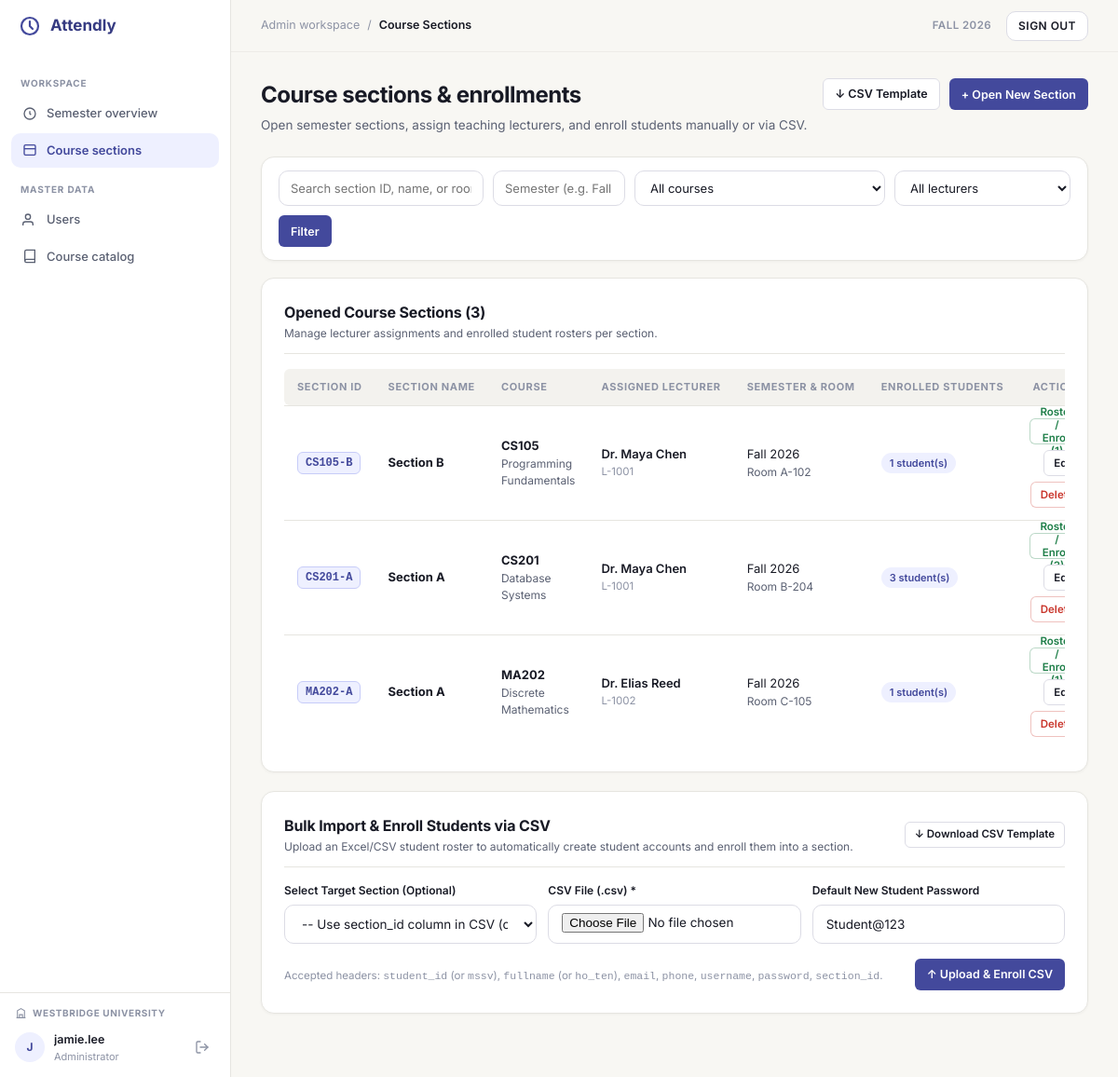
Screenshot of /admin/sections (signed in) with the database file from the repository.
### app/models/course_section.py (models this page shows, shortened)
class CourseSection(db.Model):
    __tablename__ = "course_sections"
    __table_args__ = (
        db.Index("idx_course_sections_course", "courseid"),
        db.Index("idx_course_sections_lecturer", "lecturerid"),
    )
    section_id = db.Column("sectionid", db.String(50), primary_key=True)
    course_id = db.Column(
        "courseid",
        db.String(50),
        db.ForeignKey(
            "courses.courseid",
            ondelete="RESTRICT",
            onupdate="CASCADE",
            name="fk_sections_course",
        ),
        nullable=False,
    )
    lecturer_id = db.Column(
        "lecturerid",
        db.String(50),
        db.ForeignKey(
            "lecturers.lecturerid",
            ondelete="SET NULL",
            onupdate="CASCADE",
            name="fk_sections_lecturer",
        ),
        nullable=True,
    )
    section_name = db.Column("sectionname", db.String(255), nullable=False)
    semester = db.Column("semester", db.String(50), nullable=False)
    room = db.Column("room", db.String(50), nullable=True)
    course = db.relationship("Course", back_populates="sections")
    lecturer = db.relationship(
        "Lecturer",
        back_populates="sections",
        foreign_keys=[lecturer_id],
    )
    enrollments = db.relationship(
        "Enrollment",
        back_populates="section",
        cascade="all, delete-orphan",
        passive_deletes=True,
        lazy="select",
    )
    attendance_sessions = db.relationship(
        "AttendanceSession",
        back_populates="section",
        cascade="all, delete-orphan",
        passive_deletes=True,
        lazy="select",
    )

### app/models/course.py (models this page shows, shortened)
class Course(db.Model):
    __tablename__ = "courses"
    __table_args__ = (
        db.CheckConstraint("credits > 0", name="ck_courses_credits_positive"),
    )
    course_id = db.Column("courseid", db.String(50), primary_key=True)
    course_name = db.Column("coursename", db.String(255), nullable=False)
    credits = db.Column("credits", db.Integer, nullable=False)
    sections = db.relationship(
        "CourseSection",
        back_populates="course",
        passive_deletes="all",
        lazy="select",
    )

### app/controllers/admin_controller.py (the view, shortened to what this page needs)
@admin_bp.route("/sections", methods=["GET"])
@role_required("admin")
def list_sections():
    semester = (request.args.get("semester") or "").strip()
    course_id = (request.args.get("course_id") or "").strip()
    lecturer_id = (request.args.get("lecturer_id") or "").strip()
    q = (request.args.get("q") or "").strip().lower()
    query = CourseSection.query
    if semester:
        query = query.filter(CourseSection.semester == semester)
    if course_id:
        query = query.filter(CourseSection.course_id == course_id)
    if lecturer_id:
        query = query.filter(CourseSection.lecturer_id == lecturer_id)
    sections = query.order_by(CourseSection.semester.desc(), CourseSection.section_id.asc()).all()
    courses = Course.query.order_by(Course.course_id.asc()).all()
    lecturers = Lecturer.query.order_by(Lecturer.fullname.asc()).all()
    students = Student.query.order_by(Student.student_id.asc()).all()
    if _wants_json():
        return jsonify({"success": True, "sections": [s.to_dict(include_enrollments=True) for s in sections]}), 200
    return render_template(
        "admin/course_sections.html",
        sections=sections,
        courses=courses,
        lecturers=lecturers,
        students=students,
        filters={"semester": semester, "course_id": course_id, "lecturer_id": lecturer_id, "q": q},
    )

### app/controllers/admin_controller.py (called while the page is built)
def _wants_json():
    return request.is_json or request.accept_mimetypes.best == "application/json"

### app/services/auth_factory.py (called while the page is built)
def login_required(fn):
    @wraps(fn)
    def wrapper(*args, **kwargs):
        if "user_id" not in session:
            if _wants_json():
                return jsonify({"success": False, "message": "Authentication required."}), 401
            flash("Please log in to continue.", "warning")
            return redirect(url_for("auth.login"))
        return fn(*args, **kwargs)
    return wrapper

def role_required(*allowed_roles: str):
    normalized = {r.strip().lower() for r in allowed_roles}
    def decorator(fn):
        @wraps(fn)
        @login_required
        def wrapper(*args, **kwargs):
            user_role = (session.get("role") or "").strip().lower()
            if user_role not in normalized:
                if _wants_json():
                    return jsonify({"success": False, "message": "Access denied."}), 403
                flash("You do not have permission to access this page.", "danger")
                return redirect(session.get("dashboard_url", url_for("auth.login")))
            return fn(*args, **kwargs)
        return wrapper
    return decorator

### app/views/templates/admin/course_sections.html (shortened to what this page needs)
{% extends "base.html" %}
{% block breadcrumb %}Course Sections{% endblock %}
{% block extra_css %}
<link rel="stylesheet" href="{{ url_for('static', filename='css/admin.css') }}">
{% endblock %}
{% block content %}
{% set f = filters if filters is defined else {} %}
{% set section_list = sections if sections is defined else [] %}
{% set course_list = courses if courses is defined else [] %}
{% set lecturer_list = lecturers if lecturers is defined else [] %}
{% set student_list = students if students is defined else [] %}
<div class="page-header">
    <div>
        <h1 class="page-title">Course sections &amp; enrollments</h1>
        <p class="page-subtitle">Open semester sections, assign teaching lecturers, and enroll students manually or via CSV.</p>
    </div>
    <div class="page-header-actions">
        <a href="{{ url_for('admin.download_student_csv_template') }}" class="btn btn-outline btn-sm">
            &darr; CSV Template
        </a>
        <button type="button" class="btn btn-primary btn-sm" onclick="openModal('createSectionModal')">
            + Open New Section
        </button>
    </div>
</div>
<div class="admin-toolbar">
    <form method="GET" action="{{ url_for('admin.list_sections') }}" class="filter-form">
        <input
            type="text"
            name="q"
            class="filter-input"
            placeholder="Search section ID, name, or room..."
            value="{{ f.get('q', '') }}"
        >
        <input
            type="text"
            name="semester"
            class="filter-input"
            style="min-width: 140px; max-width: 170px;"
            placeholder="Semester (e.g. Fall 2026)"
            value="{{ f.get('semester', '') }}"
        >
        <select name="course_id" class="filter-select">
            <option value="">All courses</option>
        </select>
        <select name="lecturer_id" class="filter-select">
            <option value="">All lecturers</option>
        </select>
        <button type="submit" class="btn btn-primary btn-sm">Filter</button>
    </form>
</div>
<div class="card-panel">
    <div class="panel-header">
        <div>
            <div class="panel-title">Opened Course Sections ({{ section_list|length }})</div>
            <div class="panel-subtitle">Manage lecturer assignments and enrolled student rosters per section.</div>
        </div>
    </div>
    {% if section_list %}
    <div class="table-responsive">
        <table class="admin-table">
            <thead>
                <tr>
                    <th>Section ID</th>
                    <th>Section Name</th>
                    <th>Course</th>
                    <th>Assigned Lecturer</th>
                    <th>Semester &amp; Room</th>
                    <th>Enrolled Students</th>
                    <th style="text-align: right;">Actions</th>
                </tr>
            </thead>
            <tbody>
                {% for sec in section_list %}
                <tr>
                    <td><span class="code-pill">{{ sec.section_id }}</span></td>
                    <td><strong>{{ sec.section_name }}</strong></td>
                    <td>
                        <strong>{{ sec.course_id }}</strong>
                        {% if sec.course %}
                        <div style="font-size: 12px; color: var(--text-secondary);">{{ sec.course.course_name }}</div>
                        {% endif %}
                    </td>
                    <td>
                        {% if sec.lecturer %}
                            <div style="font-weight: 600;">{{ sec.lecturer.fullname }}</div>
                            <div style="font-size: 11.5px; color: var(--text-muted);">{{ sec.lecturer_id }}</div>
                        {% elif sec.lecturer_id %}
                            <span>{{ sec.lecturer_id }}</span>
                        {% else %}
                            <span class="badge badge-warning">Unassigned</span>
                        {% endif %}
                    </td>
                    <td>
                        <div>{{ sec.semester }}</div>
                        <div style="font-size: 12px; color: var(--text-secondary);">{{ sec.room or 'TBA' }}</div>
                    </td>
                    <td>
                        {% set enroll_count = sec.enrollments|length if sec.enrollments is defined else 0 %}
                        <span class="badge badge-info">{{ enroll_count }} student(s)</span>
                    </td>
                    <td>
                        <div class="table-actions">
                            <button
                                type="button"
                                class="btn btn-success-outline btn-xs"
                                data-section-id="{{ sec.section_id }}"
                                data-section-name="{{ sec.section_name }}"
                                onclick="openRosterModal(this)"
                            >
                                Roster / Enroll ({{ enroll_count }})
                            </button>
                            <button
                                type="button"
                                class="btn btn-outline btn-xs"
                                data-section-id="{{ sec.section_id }}"
                                data-course-id="{{ sec.course_id }}"
                                data-lecturer-id="{{ sec.lecturer_id or '' }}"
                                data-section-name="{{ sec.section_name }}"
                                data-semester="{{ sec.semester }}"
                                data-room="{{ sec.room or '' }}"
                                onclick="openEditSectionModal(this)"
                            >
                                Edit
                            </button>
                            <form
                                method="POST"
                                action="{{ url_for('admin.delete_section', section_id=sec.section_id) }}"
                                class="inline-form"
                                onsubmit="return confirm('Delete section {{ sec.section_id }}?');"
                            >
                                <button type="submit" class="btn btn-danger-outline btn-xs">Delete</button>
                            </form>
                        </div>
                    </td>
                </tr>
                {% endfor %}
            </tbody>
        </table>
    </div>
    {% else %}
    <div class="empty-state">
        <div class="empty-state-title">No course sections found</div>
        <div class="empty-state-desc">Click "+ Open New Section" to create a course section for the semester.</div>
    </div>
    {% endif %}
</div>
<div class="card-panel" id="csv-import-panel">
    <div class="panel-header">
        <div>
            <div class="panel-title">Bulk Import &amp; Enroll Students via CSV</div>
            <div class="panel-subtitle">Upload an Excel/CSV student roster to automatically create student accounts and enroll them into a section.</div>
        </div>
        <a href="{{ url_for('admin.download_student_csv_template') }}" class="btn btn-outline btn-xs">
            &darr; Download CSV Template
        </a>
    </div>
    <form method="POST" action="{{ url_for('admin.import_students_csv') }}" enctype="multipart/form-data">
        <div class="form-row-3">
            <div class="form-group">
                <label class="form-label">Select Target Section (Optional)</label>
                <select name="section_id" class="form-control">
                    <option value="">-- Use section_id column in CSV (or none) --</option>
                </select>
            </div>
            <div class="form-group">
                <label class="form-label">CSV File (.csv) *</label>
                <input type="file" name="file" accept=".csv" class="form-control" style="padding-top: 8px;" required>
            </div>
            <div class="form-group">
                <label class="form-label">Default New Student Password</label>
                <input type="text" name="default_password" class="form-control" value="Student@123">
            </div>
        </div>
        <div style="display: flex; align-items: center; justify-content: space-between; flex-wrap: wrap; gap: 10px;">
            <span class="form-hint">
                Accepted headers: <code>student_id</code> (or <code>mssv</code>), <code>fullname</code> (or <code>ho_ten</code>), <code>email</code>, <code>phone</code>, <code>username</code>, <code>password</code>, <code>section_id</code>.
            </span>
            <button type="submit" class="btn btn-primary btn-sm">&uarr; Upload &amp; Enroll CSV</button>
        </div>
    </form>
</div>
{% endblock %}

### app/views/static/css/main.css (style rules this page uses)
:root { --primary: #43499C; --primary-hover: #363B82; --primary-light: #EEF0FF; --primary-border: #C7CCF8; --dark-navy: #23273E; --bg-canvas: #F8F7F3; --bg-surface: #FFFFFF; --bg-subtle: #F3F2EE; --text-main: #181A25; --text-secondary: #5A6072; --text-muted: #8C92A4; --success-bg: #E8F6EE; --success-text: #1E7E48; --warning-bg: #FDF3E1; --warning-text: #B26B00; --danger-bg: #FCECEB; --danger-text: #C9352B; --info-bg: #EEF0FF; --info-text: #43499C; --border-color: #E6E5E0; --border-input: #DCDCE5; --radius-sm: 6px; --radius-md: 10px; --radius-lg: 14px; --radius-xl: 18px; --shadow-card: 0 10px 30px rgba(24, 26, 37, 0.05), 0 1px 3px rgba(24, 26, 37, 0.03); --shadow-sm: 0 1px 3px rgba(24, 26, 37, 0.04); --sidebar-width: 248px; --topbar-height: 56px; --font-sans: 'Inter', -apple-system, BlinkMacSystemFont, "Segoe UI", Roboto, sans-serif; }
*, *::before, *::after { box-sizing: border-box; margin: 0; padding: 0; }
html, body { height: 100%; font-family: var(--font-sans); background-color: var(--bg-canvas); color: var(--text-main); font-size: 14px; line-height: 1.5; -webkit-font-smoothing: antialiased; }
a { color: var(--primary); text-decoration: none; transition: color 0.15s ease; }
.form-group { margin-bottom: 16px; }
.form-label { display: block; font-size: 12px; font-weight: 600; color: var(--text-main); margin-bottom: 6px; }
.form-control { width: 100%; height: 42px; padding: 0 14px; font-size: 13.5px; font-family: var(--font-sans); color: var(--text-main); background-color: var(--bg-surface); border: 1px solid var(--border-input); border-radius: var(--radius-md); outline: none; transition: border-color 0.15s ease, box-shadow 0.15s ease; }
.form-control::placeholder { color: #A6ACBE; }
.btn { display: inline-flex; align-items: center; justify-content: center; gap: 8px; height: 42px; padding: 0 18px; font-size: 13.5px; font-weight: 600; font-family: var(--font-sans); border-radius: var(--radius-md); border: 1px solid transparent; cursor: pointer; transition: all 0.15s ease; text-decoration: none; }
.btn-primary { background-color: var(--primary); color: #FFFFFF; }
.btn-outline { background-color: var(--bg-surface); border-color: var(--border-input); color: var(--text-main); }
.page-header { display: flex; align-items: flex-start; justify-content: space-between; margin-bottom: 24px; gap: 16px; }
.page-title { font-size: 24px; font-weight: 700; color: var(--text-main); letter-spacing: -0.02em; }
.page-subtitle { font-size: 13.5px; color: var(--text-secondary); margin-top: 4px; }
.card-panel { background-color: var(--bg-surface); border: 1px solid var(--border-color); border-radius: var(--radius-lg); padding: 24px; box-shadow: var(--shadow-sm); margin-bottom: 20px; }
.badge { display: inline-flex; align-items: center; gap: 5px; padding: 3px 9px; border-radius: 999px; font-size: 11px; font-weight: 600; }
.badge-info { background-color: var(--info-bg); color: var(--info-text); }

### rows the page displays
CourseSection: section_id "CS105-B", section_name "Section B", course_id "CS105", course.course_name "Programming Fundamentals", lecturer.fullname "Dr. Maya Chen", lecturer_id "L-1001", semester "Fall 2026", room "Room A-102", enroll_count "1"
CourseSection: section_id "CS201-A", section_name "Section A", course_id "CS201", course.course_name "Database Systems", lecturer.fullname "Dr. Maya Chen", lecturer_id "L-1001", semester "Fall 2026", room "Room B-204", enroll_count "3"
CourseSection: section_id "MA202-A", section_name "Section A", course_id "MA202", course.course_name "Discrete Mathematics", lecturer.fullname "Dr. Elias Reed", lecturer_id "L-1002", semester "Fall 2026", room "Room C-105", enroll_count "1"

### other values shown
{{ initials }} "J"
{{ current_name }} "jamie.lee"
{{ 'Administrator' if current_role == 'admin' else current_role }} "Administrator"
{{ 'Admin workspace' if current_role == 'admin' else 'Lecturer workspace' }} "Admin workspace"
{{ section_list|length }} "3"
